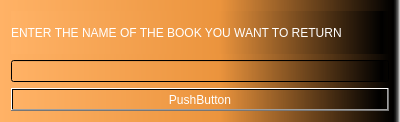
<?xml version="1.0" encoding="UTF-8"?>
<ui version="4.0">
 <class>return</class>
 <widget class="QDialog" name="return">
  <property name="geometry">
   <rect>
    <x>0</x>
    <y>0</y>
    <width>400</width>
    <height>122</height>
   </rect>
  </property>
  <property name="windowTitle">
   <string>Dialog</string>
  </property>
  <property name="styleSheet">
   <string notr="true">background-color: qlineargradient(spread:pad, x1:0, y1:0, x2:1, y2:0, stop:0 rgba(255, 178, 102, 255), stop:0.55 rgba(235, 148, 61, 255), stop:0.98 rgba(0, 0, 0, 255), stop:1 rgba(0, 0, 0, 0));</string>
  </property>
  <layout class="QVBoxLayout" name="verticalLayout">
   <item>
    <widget class="QLabel" name="label">
     <property name="styleSheet">
      <string notr="true">color: rgb(255, 255, 255);</string>
     </property>
     <property name="text">
      <string>ENTER THE NAME OF THE BOOK YOU WANT TO RETURN</string>
     </property>
    </widget>
   </item>
   <item>
    <widget class="QLineEdit" name="lineEdit">
     <property name="styleSheet">
      <string notr="true">color: rgb(255, 255, 255);</string>
     </property>
    </widget>
   </item>
   <item>
    <widget class="QPushButton" name="pushButton">
     <property name="styleSheet">
      <string notr="true">color: rgb(255, 255, 255);</string>
     </property>
     <property name="text">
      <string>PushButton</string>
     </property>
    </widget>
   </item>
  </layout>
 </widget>
 <resources/>
 <connections/>
</ui>
